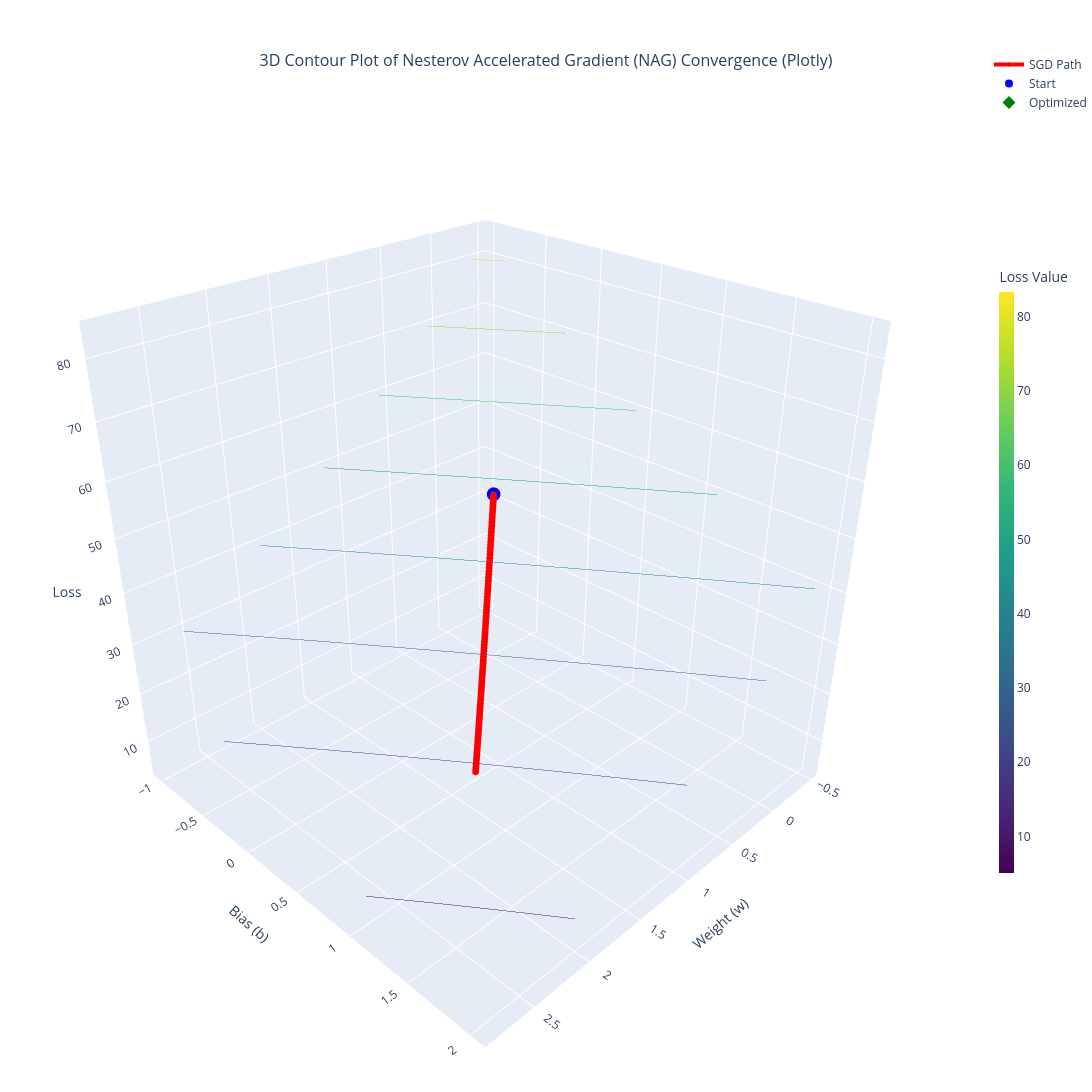

The notebook cell this image was saved under:
### Code cell
fig = go.Figure()

fig.add_trace(go.Surface(
    x=W, y=B, z=Z,
    colorscale='Viridis',
    opacity=0.8,
    showscale=True,
    colorbar=dict(title='Loss Value', thickness=15, len=0.6),
    hidesurface=True, 
    contours=dict(
        z=dict(show=True, usecolormap=True, highlightcolor="limegreen", project_z=False, size=1.5)
    )
))

fig.add_trace(go.Scatter3d(
    x=w_hist, y=b_hist, z=loss_hist,
    mode='lines+markers',
    line=dict(color='red', width=4),
    marker=dict(size=4, color='red'),
    name='SGD Path'
))

fig.add_trace(go.Scatter3d(
    x=[w_hist[0]], y=[b_hist[0]], z=[loss_hist[0]],
    mode='markers',
    marker=dict(size=8, color='blue', symbol='circle'),
    name='Start'
))

fig.add_trace(go.Scatter3d(
    x=[w_opt], y=[b_opt], z=[loss_hist[-1]],
    mode='markers',
    marker=dict(size=10, color='green', symbol='diamond'),
    name='Optimized'
))

fig.update_layout(
    title=dict(
        text='3D Contour Plot of Nesterov Accelerated Gradient (NAG) Convergence (Plotly)',
        x=0.5, y=0.95, font=dict(size=16)
    ),
    scene=dict(
        xaxis_title='Weight (w)',
        yaxis_title='Bias (b)',
        zaxis_title='Loss',
        camera=dict(
            eye=dict(x=1.5, y=1.5, z=1.2) 
        )
    ),
    width=1150,
    height=1200,
    margin=dict(l=0, r=0, b=0, t=50)
)

fig.show()

### Figure 1 — Plotly figure (JSON) as saved in the notebook; plotly's stock layout.template omitted (floating-point values rounded to 4 significant figures; data arrays with more than 128 entries replaced by an {"elided": "..."} marker saying what was removed)
{"data": [{"colorbar": {"len": 0.6, "thickness": 15, "title": {"text": "Loss Value"}}, "colorscale": [[0, "#440154"], [0.1111, "#482878"], [0.2222, "#3e4989"], [0.3333, "#31688e"], [0.4444, "#26828e"], [0.5556, "#1f9e89"], [0.6667, "#35b779"], [0.7778, "#6ece58"], [0.8889, "#b5de2b"], [1, "#fde725"]], "contours": {"z": {"highlightcolor": "limegreen", "project": {"z": false}, "show": true, "size": 1.5, "usecolormap": true}}, "hidesurface": true, "opacity": 0.8, "showscale": true, "type": "surface", "x": {"elided": "100x100 float values"}, "y": {"elided": "100x100 float values"}, "z": {"elided": "100x100 float values"}}, {"line": {"color": "red", "width": 4}, "marker": {"color": "red", "size": 4}, "mode": "lines+markers", "name": "SGD Path", "type": "scatter3d", "x": [0.5265, 0.5297, 0.5343, 0.5401, 0.547, 0.5549, 0.5637, 0.5733, 0.5836, 0.5946, 0.6061, 0.6181, 0.6305, 0.6433, 0.6565, 0.67, 0.6838, 0.6978, 0.712, 0.7264, 0.7409, 0.7556, 0.7703, 0.7852, 0.8001, 0.8151, 0.8302, 0.8453, 0.8604, 0.8755, 0.8906, 0.9057, 0.9208, 0.9359, 0.951, 0.966, 0.981, 0.996, 1.011, 1.026, 1.041, 1.055, 1.07, 1.085, 1.1, 1.114, 1.129, 1.143, 1.158, 1.172, 1.186, 1.2, 1.214, 1.229, 1.243, 1.257, 1.27, 1.284, 1.298, 1.312, 1.325, 1.339, 1.352, 1.366, 1.379, 1.392, 1.406, 1.419, 1.432, 1.445, 1.458, 1.471, 1.484, 1.496, 1.509, 1.522, 1.534, 1.547, 1.559, 1.572, 1.584, 1.596, 1.608, 1.621, 1.633, 1.645, 1.657, 1.668, 1.68, 1.692, 1.704, 1.715, 1.727, 1.739, 1.75, 1.761, 1.773, 1.784, 1.795, 1.806], "y": [0.001341, 0.003889, 0.007519, 0.01212, 0.0176, 0.02386, 0.03082, 0.03841, 0.04656, 0.05521, 0.0643, 0.07379, 0.08364, 0.09379, 0.1042, 0.1149, 0.1258, 0.1369, 0.1481, 0.1595, 0.171, 0.1826, 0.1943, 0.206, 0.2179, 0.2297, 0.2416, 0.2536, 0.2655, 0.2775, 0.2895, 0.3015, 0.3134, 0.3254, 0.3373, 0.3492, 0.3611, 0.373, 0.3848, 0.3966, 0.4084, 0.4201, 0.4318, 0.4434, 0.455, 0.4666, 0.4781, 0.4896, 0.501, 0.5123, 0.5237, 0.5349, 0.5462, 0.5573, 0.5685, 0.5795, 0.5905, 0.6015, 0.6124, 0.6233, 0.6341, 0.6449, 0.6556, 0.6662, 0.6768, 0.6874, 0.6979, 0.7084, 0.7188, 0.7291, 0.7394, 0.7497, 0.7599, 0.77, 0.7801, 0.7901, 0.8001, 0.8101, 0.82, 0.8298, 0.8396, 0.8494, 0.8591, 0.8687, 0.8783, 0.8879, 0.8974, 0.9069, 0.9163, 0.9256, 0.935, 0.9442, 0.9535, 0.9626, 0.9718, 0.9808, 0.9899, 0.9989, 1.008, 1.017], "z": [48.1, 48.01, 47.89, 47.73, 47.54, 47.32, 47.08, 46.82, 46.54, 46.24, 45.93, 45.61, 45.28, 44.93, 44.58, 44.23, 43.86, 43.5, 43.13, 42.75, 42.37, 42.0, 41.62, 41.24, 40.86, 40.48, 40.1, 39.72, 39.34, 38.97, 38.59, 38.22, 37.85, 37.48, 37.12, 36.75, 36.39, 36.04, 35.68, 35.33, 34.98, 34.63, 34.29, 33.95, 33.61, 33.28, 32.94, 32.62, 32.29, 31.97, 31.65, 31.33, 31.02, 30.71, 30.4, 30.09, 29.79, 29.49, 29.2, 28.91, 28.62, 28.33, 28.04, 27.76, 27.48, 27.21, 26.93, 26.66, 26.4, 26.13, 25.87, 25.61, 25.35, 25.1, 24.85, 24.6, 24.35, 24.11, 23.86, 23.63, 23.39, 23.15, 22.92, 22.69, 22.46, 22.24, 22.02, 21.8, 21.58, 21.36, 21.15, 20.94, 20.73, 20.52, 20.31, 20.11, 19.91, 19.71, 19.51, 19.32]}, {"marker": {"color": "blue", "size": 8, "symbol": "circle"}, "mode": "markers", "name": "Start", "type": "scatter3d", "x": [0.5265], "y": [0.001341], "z": [48.1]}, {"marker": {"color": "green", "size": 10, "symbol": "diamond"}, "mode": "markers", "name": "Optimized", "type": "scatter3d", "x": [[1.806]], "y": [1.017], "z": [19.32]}], "layout": {"height": 1200, "margin": {"b": 0, "l": 0, "r": 0, "t": 50}, "scene": {"camera": {"eye": {"x": 1.5, "y": 1.5, "z": 1.2}}, "xaxis": {"title": {"text": "Weight (w)"}}, "yaxis": {"title": {"text": "Bias (b)"}}, "zaxis": {"title": {"text": "Loss"}}}, "title": {"font": {"size": 16}, "text": "3D Contour Plot of Nesterov Accelerated Gradient (NAG) Convergence (Plotly)", "x": 0.5, "y": 0.95}, "width": 1150}}
